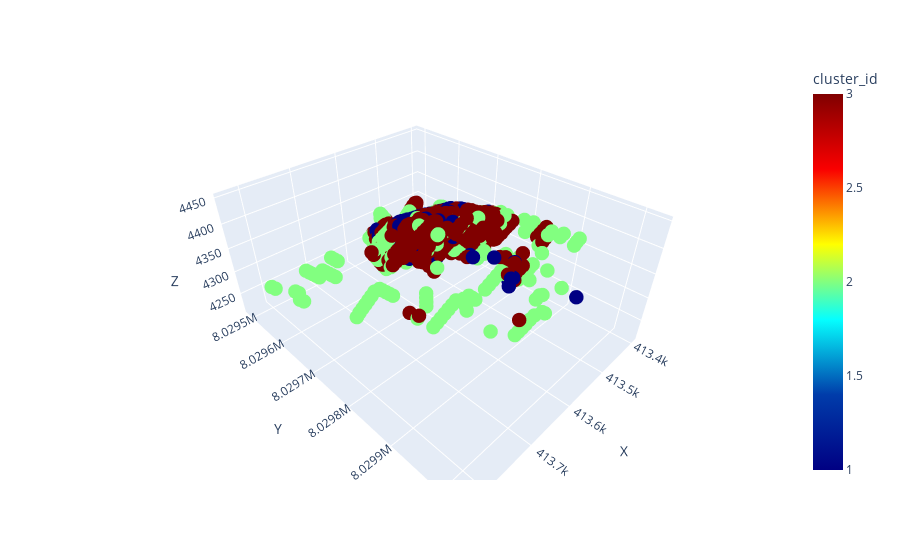

Notebook source saved alongside this figure:
### Code cell
fig = px.scatter_3d(df, x="X", y="Y",z="Z", color="cluster_id", 
#fig = px.scatter_3d(data_2022, x="X", y="Y",z="Z", color="MINTYPE_CODE", 
                    color_continuous_scale=px.colors.sequential.Jet)
fig.update_traces(marker=dict(size=5))
fig.show()

### Figure 1 — Plotly figure (JSON) as saved in the notebook; plotly's stock layout.template omitted (floating-point values rounded to 4 significant figures; data arrays with more than 128 entries replaced by an {"elided": "..."} marker saying what was removed)
{"data": [{"hovertemplate": "X=%{x}<br>Y=%{y}<br>Z=%{z}<br>cluster_id=%{marker.color}<extra></extra>", "legendgroup": "", "marker": {"color": {"elided": "922 int values"}, "coloraxis": "coloraxis", "size": 5, "symbol": "circle"}, "mode": "markers", "name": "", "scene": "scene", "showlegend": false, "type": "scatter3d", "x": {"elided": "922 float values"}, "y": {"elided": "922 float values"}, "z": {"elided": "922 float values"}}], "layout": {"coloraxis": {"colorbar": {"title": {"text": "cluster_id"}}, "colorscale": [[0, "rgb(0,0,131)"], [0.2, "rgb(0,60,170)"], [0.4, "rgb(5,255,255)"], [0.6, "rgb(255,255,0)"], [0.8, "rgb(250,0,0)"], [1, "rgb(128,0,0)"]]}, "legend": {"tracegroupgap": 0}, "margin": {"t": 60}, "scene": {"domain": {"x": [0, 1], "y": [0, 1]}, "xaxis": {"title": {"text": "X"}}, "yaxis": {"title": {"text": "Y"}}, "zaxis": {"title": {"text": "Z"}}}}}
